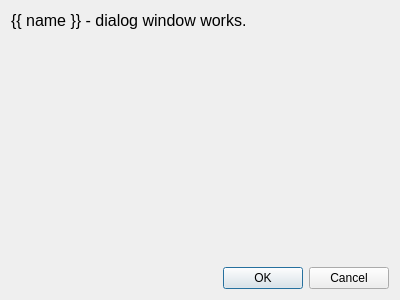
<?xml version="1.0" encoding="UTF-8"?>
<ui version="4.0">
    <class>HelpDialog</class>
    <widget class="QDialog" name="HelpDialog">
        <property name="windowTitle">
            <string>Slumber - {{ header }}</string>
        </property>
        <property name="sizePolicy">
            <sizepolicy hsizetype="Expanding" vsizetype="Expanding">
                <horstretch>0</horstretch>
                <verstretch>0</verstretch>
            </sizepolicy>
        </property>
        <property name="minimumSize">
            <size>
                <width>400</width>
                <height>300</height>
            </size>
        </property>
        <layout class="QVBoxLayout" name="verticalLayout">
            <item>
                <widget class="QWidget" name="widget_body" native="true">
                    <property name="sizePolicy">
                        <sizepolicy hsizetype="Expanding" vsizetype="Expanding">
                            <horstretch>0</horstretch>
                            <verstretch>0</verstretch>
                        </sizepolicy>
                    </property>
                    <property name="maximumSize">
                        <size>
                            <width>3840</width>
                            <height>2160</height>
                        </size>
                    </property>
                    <widget class="QLabel" name="label_body">
                        <property name="text">
                            <string>{{ name }} - dialog window works.</string>
                        </property>
                        <property name="font">
                            <font>
                                <pointsize>12</pointsize>
                                <bold>false</bold>
                            </font>
                        </property>
                    </widget>
                </widget>
            </item>
            <item>
                <layout class="QHBoxLayout" name="buttonLayout">
                    <item>
                        <spacer name="horizontalSpacer">
                            <property name="orientation">
                                <enum>Qt::Orientation::Horizontal</enum>
                            </property>
                            <property name="sizeHint" stdset="0">
                                <size>
                                    <width>40</width>
                                    <height>20</height>
                                </size>
                            </property>
                        </spacer>
                    </item>
                    <item>
                        <widget class="QPushButton" name="button_ok">
                            <property name="text">
                                <string>OK</string>
                            </property>
                        </widget>
                    </item>
                    <item>
                        <widget class="QPushButton" name="button_cancel">
                            <property name="text">
                                <string>Cancel</string>
                            </property>
                        </widget>
                    </item>
                </layout>
            </item>
        </layout>
    </widget>
    <resources />
    <connections />
</ui>
